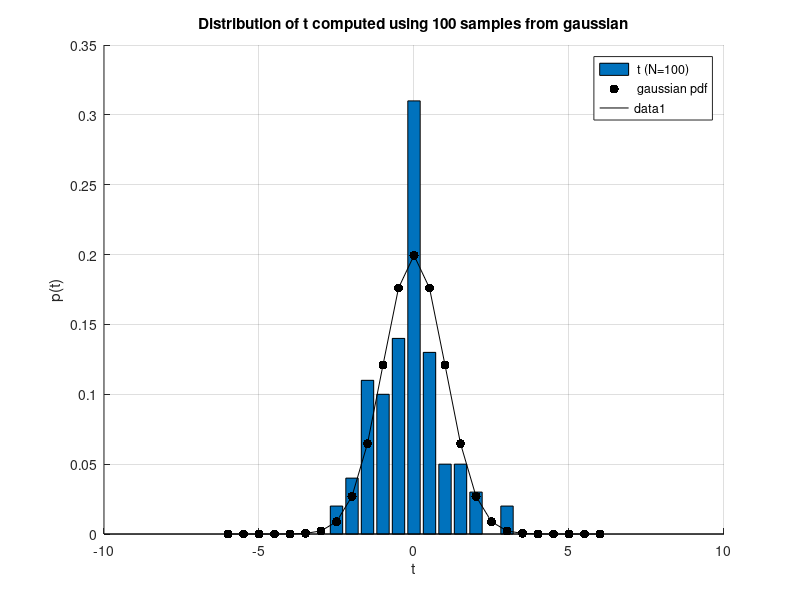

MATLAB code to generate this figure: (Note: this script raises an error after producing the figure.)
clear;
N  = 100;
Nr = 100;
for i = 1:Nr
  x    = randn(N,1);
  t(i) = mean(x)/(std(x)/sqrt(N));
end

figure(1);
z     = [-6:0.5:6]';
[n,x] = hist(t,z);
clf;grid on;hold on;
bar(z,n/sum(n))
p = (0.5/sqrt(2*pi))*exp(-(z.^2)/2);
plot(z,p,'k.','MarkerSize',20)
legend(sprintf(' t (N=%d)',Nr),' gaussian pdf');
title(sprintf('Distribution of t computed using %d samples from gaussian',N));
xlabel('t');
ylabel('p(t)');
plot(z,p,'k');
plotcmds(sprintf('z_t_compare_N-%d_Nr-%d',N,Nr));
